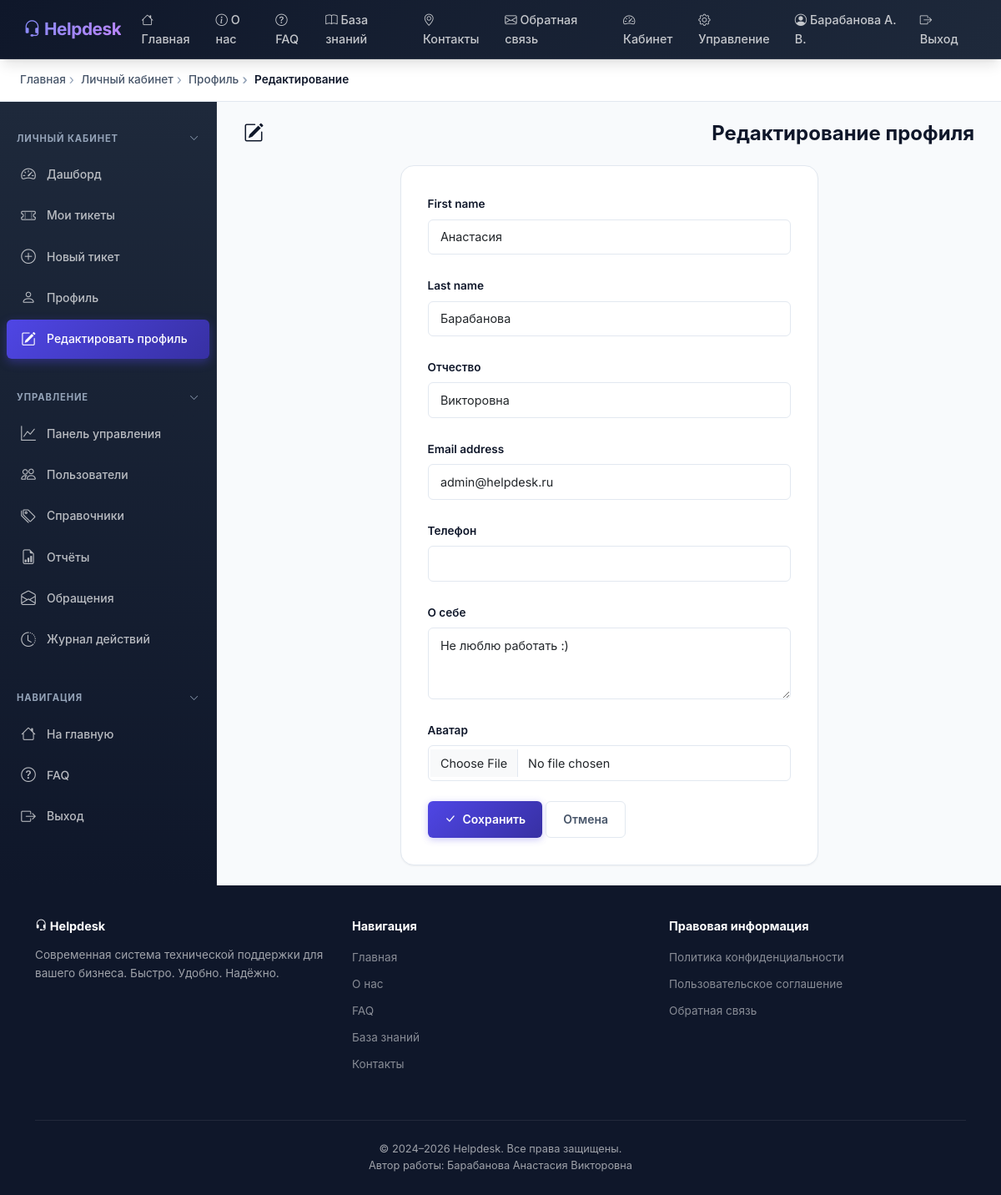
The app's page /profile/edit/ (signed in) with its own data.
### helpdesk/models.py (models this page shows, shortened)
class User(AbstractUser):
    class Role(models.TextChoices):
        CLIENT = 'CLIENT', 'Клиент'
        SUPPORT = 'SUPPORT', 'Саппорт'
        ADMIN = 'ADMIN', 'Администратор'
    role = models.CharField(
        max_length=10,
        choices=Role.choices,
        default=Role.CLIENT,
        verbose_name='Роль',
        help_text='Роль определяет уровень доступа пользователя в системе.',
    )
    patronymic = models.CharField(
        max_length=150,
        blank=True,
        default='',
        verbose_name='Отчество',
    )
    phone = models.CharField(
        max_length=20,
        blank=True,
        default='',
        verbose_name='Телефон',
        help_text='Контактный номер телефона.',
    )
    department = models.ForeignKey(
        Department,
        on_delete=models.SET_NULL,
        null=True,
        blank=True,
        related_name='employees',
        verbose_name='Отдел',
        help_text='Отдел, к которому прикреплён сотрудник.',
    )
    avatar = models.ImageField(
        upload_to='avatars/%Y/%m/',
        blank=True,
        null=True,
        verbose_name='Аватар',
        help_text='Фотография профиля пользователя.',
    )
    bio = models.TextField(
        blank=True,
        default='',
        verbose_name='О себе',
        help_text='Краткая информация о пользователе.',
    )
    class Meta:
        verbose_name = 'Пользователь'
        verbose_name_plural = 'Пользователи'
        ordering = ['last_name', 'first_name']
    @property
    def short_name(self) -> str:
        parts = [self.last_name]
        if self.first_name:
            parts.append(f'{self.first_name[0]}.')
        if self.patronymic:
            parts.append(f'{self.patronymic[0]}.')
        return ' '.join(parts).strip() or self.username
    @property
    def is_client(self) -> bool:
        return self.role == self.Role.CLIENT

### helpdesk/views.py (the view)
# urls.py: path('profile/edit/', views.profile_edit_view, name='profile_edit'),
@login_required
def profile_edit_view(request):
    if request.method == 'POST':
        form = ProfileEditForm(request.POST, request.FILES, instance=request.user)
        if form.is_valid():
            form.save()
            messages.success(request, 'Профиль успешно обновлён!')
            return redirect('profile')
    else:
        form = ProfileEditForm(instance=request.user)
    context = {
        'form': form,
        'breadcrumbs': [
            ('Главная', '/'),
            ('Личный кабинет', '/dashboard/'),
            ('Профиль', '/profile/'),
            ('Редактирование', None),
        ],
    }
    return render(request, 'private/profile_edit.html', context)

### helpdesk/forms.py
class ProfileEditForm(forms.ModelForm):
    class Meta:
        model = User
        fields = ('first_name', 'last_name', 'patronymic', 'email', 'phone', 'bio', 'avatar')
        widgets = {
            'first_name': forms.TextInput(attrs={'class': 'form-control'}),
            'last_name': forms.TextInput(attrs={'class': 'form-control'}),
            'patronymic': forms.TextInput(attrs={'class': 'form-control'}),
            'email': forms.EmailInput(attrs={'class': 'form-control'}),
            'phone': forms.TextInput(attrs={'class': 'form-control'}),
            'bio': forms.Textarea(attrs={'class': 'form-control', 'rows': 3}),
            'avatar': forms.ClearableFileInput(attrs={'class': 'form-control'}),
        }

### helpdesk/templatetags/helpdesk_tags.py (called while the page is built)
@register.simple_tag
def active_link(request, url_name, *args):
    from django.urls import reverse
    try:
        url = reverse(url_name, args=args)
        if request.path == url:
            return 'active'
    except Exception:
        pass
    return ''

### templates/private/profile_edit.html (shortened to what this page needs)
{% extends 'base.html' %}
{% block content %}
<div class="layout-wrapper">
    {% include 'includes/sidebar.html' %}
    <div class="main-content fade-in">
        <h1 class="page-title"><i class="bi bi-pencil-square"></i> Редактирование профиля</h1>
        <div class="row justify-content-center">
            <div class="col-lg-7">
                <div class="card-helpdesk">
                    <div class="card-body" style="padding: 2rem;">
                        <form method="post" enctype="multipart/form-data">
                            {% for field in form %}
                            <div class="mb-3">
                                <label for="{{ field.id_for_label }}" class="form-label">{{ field.label }}</label>
                                {{ field }}
                            </div>
                            {% endfor %}
                            <div class="d-flex gap-1">
                                <button type="submit" class="btn-helpdesk btn-primary-helpdesk">
                                    <i class="bi bi-check-lg"></i> Сохранить
                                </button>
                                <a href="{% url 'profile' %}" class="btn-helpdesk btn-secondary-helpdesk">Отмена</a>
                            </div>
                        </form>
                    </div>
                </div>
            </div>
        </div>
    </div>
</div>
{% endblock %}

### templates/base.html (shortened to what this page needs)
{% load static %}
{% load helpdesk_tags %}
<!DOCTYPE html>
<html lang="ru">
<head>
    <link href="https://cdn.jsdelivr.net/npm/bootstrap@5.3.2/dist/css/bootstrap.min.css" rel="stylesheet">
    <link rel="stylesheet" href="https://cdn.jsdelivr.net/npm/bootstrap-icons@1.11.3/font/bootstrap-icons.min.css">
    <link rel="stylesheet" href="{% static 'css/style.css' %}">
</head>
<body>
    <nav class="navbar navbar-expand-lg navbar-helpdesk">
        <div class="container-fluid">
            <a class="navbar-brand" href="{% url 'home' %}">
                <i class="bi bi-headset"></i> Helpdesk
            </a>
            <div class="collapse navbar-collapse" id="navbarMain">
                <ul class="navbar-nav me-auto">
                    <li class="nav-item">
                        <a class="nav-link {% active_link request 'home' %}" href="{% url 'home' %}">
                            <i class="bi bi-house"></i> Главная
                        </a>
                    </li>
                    <li class="nav-item">
                        <a class="nav-link {% active_link request 'about' %}" href="{% url 'about' %}">
                            <i class="bi bi-info-circle"></i> О нас
                        </a>
                    </li>
                    <li class="nav-item">
                        <a class="nav-link {% active_link request 'faq' %}" href="{% url 'faq' %}">
                            <i class="bi bi-question-circle"></i> FAQ
                        </a>
                    </li>
                    <li class="nav-item">
                        <a class="nav-link {% active_link request 'knowledge_base' %}" href="{% url 'knowledge_base' %}">
                            <i class="bi bi-book"></i> База знаний
                        </a>
                    </li>
                    <li class="nav-item">
                        <a class="nav-link {% active_link request 'contacts' %}" href="{% url 'contacts' %}">
                            <i class="bi bi-geo-alt"></i> Контакты
                        </a>
                    </li>
                    <li class="nav-item">
                        <a class="nav-link {% active_link request 'feedback' %}" href="{% url 'feedback' %}">
                            <i class="bi bi-envelope"></i> Обратная связь
                        </a>
                    </li>
                </ul>
                <ul class="navbar-nav">
                    {% if user.is_authenticated %}
                        <li class="nav-item">
                            <a class="nav-link" href="{% url 'dashboard' %}">
                                <i class="bi bi-speedometer2"></i> Кабинет
                            </a>
                        </li>
                        {% if not user.is_client %}
                        <li class="nav-item">
                            <a class="nav-link" href="{% url 'admin_dashboard' %}">
                                <i class="bi bi-gear"></i> Управление
                            </a>
                        </li>
                        {% endif %}
                        <li class="nav-item">
                            <a class="nav-link" href="{% url 'profile' %}">
                                <i class="bi bi-person-circle"></i> {{ user.short_name }}
                            </a>
                        </li>
                        <li class="nav-item">
                            <a class="nav-link" href="{% url 'logout' %}">
                                <i class="bi bi-box-arrow-right"></i> Выход
                            </a>
                        </li>
                    {% endif %}
                </ul>
            </div>
        </div>
    </nav>
    {% if breadcrumbs %}
    <div class="breadcrumb-wrapper">
        <div class="container-fluid px-4">
            <ul class="breadcrumb-helpdesk">
                {% for label, url in breadcrumbs %}
                    <li>
                        {% if url %}
                            <a href="{{ url }}">{{ label }}</a>
                        {% else %}
                            {{ label }}
                        {% endif %}
                    </li>
                {% endfor %}
            </ul>
        </div>
    </div>
    {% endif %}
    {% block content %}{% endblock %}
    <footer class="footer-helpdesk">
        <div class="container">
            <div class="row">
                <div class="col-md-4 mb-3">
                    <h5><i class="bi bi-headset"></i> Helpdesk</h5>
                    <p style="font-size: 0.85rem;">
                        Современная система технической поддержки для вашего бизнеса.
                        Быстро. Удобно. Надёжно.
                    </p>
                </div>
                <div class="col-md-4 mb-3">
                    <h5>Навигация</h5>
                    <ul class="footer-links">
                        <li><a href="{% url 'home' %}">Главная</a></li>
                        <li><a href="{% url 'about' %}">О нас</a></li>
                        <li><a href="{% url 'faq' %}">FAQ</a></li>
                        <li><a href="{% url 'knowledge_base' %}">База знаний</a></li>
                        <li><a href="{% url 'contacts' %}">Контакты</a></li>
                    </ul>
                </div>
                <div class="col-md-4 mb-3">
                    <h5>Правовая информация</h5>
                    <ul class="footer-links">
                        <li><a href="{% url 'privacy_policy' %}">Политика конфиденциальности</a></li>
                        <li><a href="{% url 'terms' %}">Пользовательское соглашение</a></li>
                        <li><a href="{% url 'feedback' %}">Обратная связь</a></li>
                    </ul>
                </div>
            </div>
            <div class="footer-bottom">
                &copy; 2024–2026 Helpdesk. Все права защищены.<br>
                Автор работы: Барабанова Анастасия Викторовна
            </div>
        </div>
    </footer>
</body>
</html>

### records on screen
User: short_name "Барабанова А. В.", form "Анастасия" "Барабанова" "Викторовна" "admin@helpdesk.ru" "Не люблю работать :)"

### other values on screen
{{ label }} "Главная" "Личный кабинет" "Профиль"
{{ label }} "Редактирование"
{{ field.label }} "First name" "Last name" "Отчество" "Email address" "Телефон" "О себе" "Аватар"
